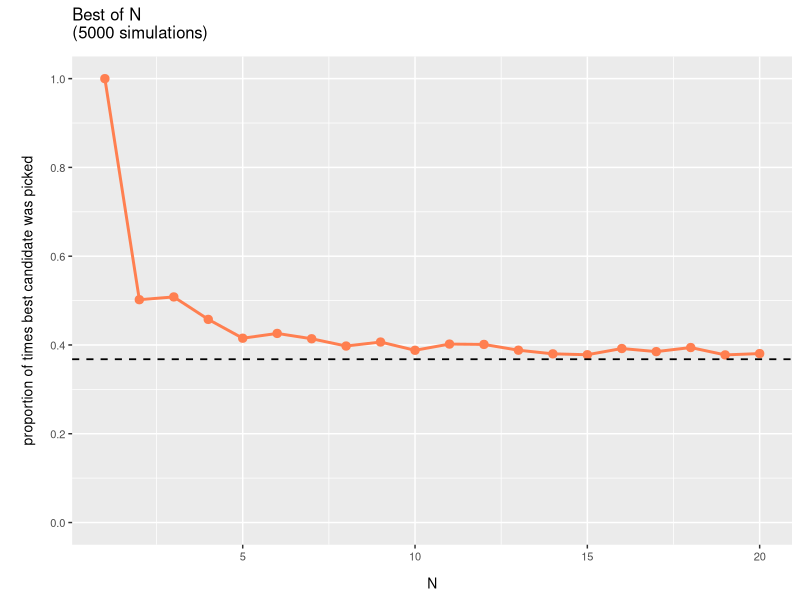
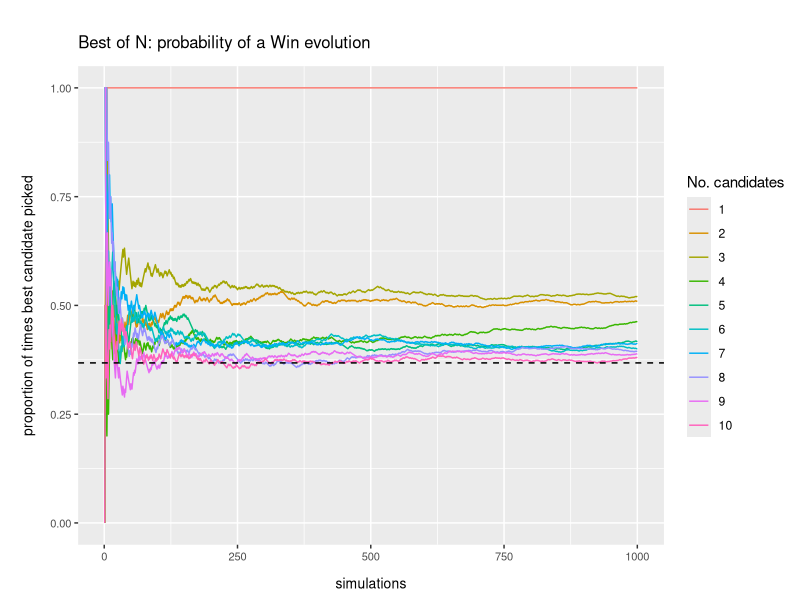
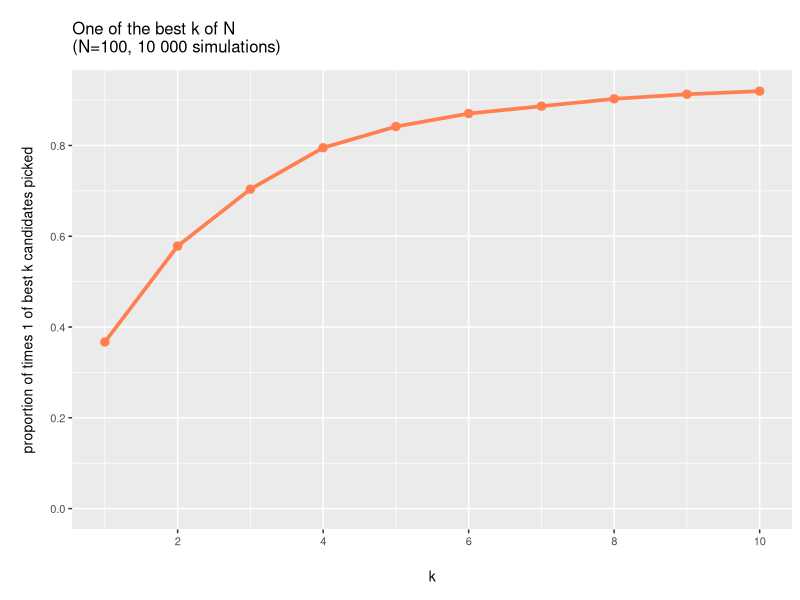
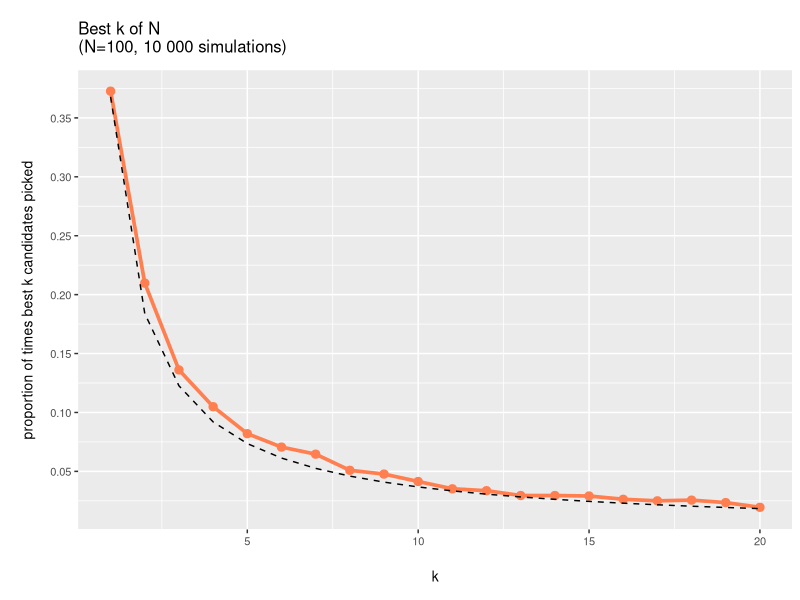

Recreate these plots in R, in order.
## ---- chunk 1
#load packages
if ( !require(ggplot2) ) install.packages("ggplot2"); library(ggplot2)
if ( !require(reshape) ) install.packages("reshape"); library(reshape)

################## Picking the best candidate out of N ########################
## run algorithm n times and count average number of Wins for different N's.
n           <- 5000
N_values    <- seq(1,20, 1)
rank_chosen <- matrix( nrow=n, ncol=length(N_values) )

for ( j in 1:length(N_values) ) {
    
    # total number of candidates
    N <- N_values[j]
    
    # calculate m*
    m_crit <- N/exp(1)
    
    for (i in 1:n) {
        # randomise the order in which candidates are interviewed
        # value = rank of candidate, where 1 is the best. 
        candidates <- sample(N, N)
        
        # candidates interviewed after m*-1th candidate
        considered_candidates   <- candidates[ceiling(m_crit):N]
        
        # score of best candidate up until and including m*-1th candidate
        if ( m_crit < 1) {
            best_so_far <- NULL
        } else {
            best_so_far <- min( candidates[1:floor(m_crit)] )
        }
        
        # if m_crit is less than 1 (N=1 or N=2) then take the first candidate 
        if ( is.null(best_so_far) ) {
            rank_chosen[i,j] <- considered_candidates[1]
            
        # if a viable option exists in remaining candidates
        } else if ( min(considered_candidates) < best_so_far) {
            cand_no <- min( which(considered_candidates < best_so_far) )
            rank_chosen[i,j] <- considered_candidates[cand_no]  
            
        # if no viable option exists, must employ final candidate
        } else {
            rank_chosen[i,j] <- candidates[N]
        }
        
    }  
    
}

# plot showing how many times we need to carry out the hiring process to really 
# reach the expected value
prob_best_evo <- matrix(nrow=n, ncol=N)
prob_best_evo[1,] <-  ifelse( rank_chosen[1,]==1, 1, 0)
for (t in 2:n) {
    prob_best_evo[t,] <- apply(rank_chosen[1:t,], 2, function(x) sum(x==1)/t)
}

### plots
# 1. plot proportion of Wins after 1000 iters for different N's
df <- data.frame(N = N_values, prob = prob_best_evo[n,])
ggplot( data=df, aes(x=N, y=prob) ) + 
    geom_line( colour="coral", size=1 ) + 
    geom_point( colour="coral", size=2.5 ) +
    geom_hline( yintercept = 1/exp(1), linetype="dashed", size=0.6) +
    scale_x_continuous( breaks=seq(0, 20, 5)) +
    scale_y_continuous( breaks=seq(0, 1, 0.2), 
                        name="proportion of times best candidate was picked" ) +
    coord_cartesian( ylim=c(0, 1) ) +
    ggtitle( "Best of N\n(5000 simulations)" ) +
    theme( plot.title = element_text(size=12, margin=margin(b=10)),
           axis.title.x = element_text(size=10, margin=margin(b=0,t=10)),
           axis.text.x  = element_text(size=8),
           axis.title.y = element_text(size=10, margin=margin(l=10, r=10)),
           axis.text.y  = element_text(size=8) )
## ---- chunk 2
# 2. plot evolution of probabilities with increasing no. of iters
# get data ready for plotting
prob_best_evo <- as.data.frame(prob_best_evo)
names(prob_best_evo) <- seq(1, N)
prob_best_evo <- cbind(simulations = 1:n, prob_best_evo )
df <- melt(prob_best_evo[1:1000,1:11], id.vars = "simulations")

# plot evolution
ggplot( df, aes(simulations, value) ) +
    geom_line( aes(colour = variable) ) +
    geom_hline( yintercept = 1/exp(1), linetype="dashed" ) +
    scale_colour_discrete( name ="No. candidates" ) +
    ylab( "proportion of times best candidate picked" ) +
    ggtitle( "Best of N: probability of a Win evolution" ) +
    theme( plot.title = element_text(size=12, margin=margin(b=10, t=20)),
           axis.title.x = element_text(size=10, margin=margin(b=0,t=10)),
           axis.text.x  = element_text(size=8),
           axis.title.y = element_text(size=10, margin=margin(l=10, r=10)),
           axis.text.y  = element_text(size=8) )
## ---- chunk 3
n           <- 10000
N           <- 100
k_values    <- seq(1,10,1)
prob_1_of_k <- rep(NA, length(k_values))

for ( i in 1:length(k_values) ) {
        
    # set k 
    k <- k_values[i]
        
    # set thresholds for given k
    thresh <- N/exp(1)
    if (k>1) {
        for (j in 2:k) {
            thresh <- c( thresh, ((j/(2*j-1))^(1/(j-1)))*N )
        }
    }
    
    rank_chosen <- rep(NA, n)
    for (iter in 1:n) {
        # randomise the order in which candidates are interviewed 
        candidates <- sample(N, N)
            
        # find minimumn in observation set
        best_so_far <- min( candidates[ 1:(floor( thresh[1] )) ] )
        
        # recursively run algorithm
        if ( k > 1 ) {
            for (t in 2:k) { #check we are subsetting candidates and not a simple 1:something vector
                
                # find best candidate in current interval
                considered_candidates <- candidates[ (ceiling( thresh[t-1] )):(floor( thresh[t] )) ]
                best_cand <- min( considered_candidates )
                
                # if candidate is better than (t-1)th best so far --> accept
                if ( best_cand < max(best_so_far) ) {
                    cand_no <- min( which(considered_candidates < max(best_so_far)) )
                    rank_chosen[iter] <- considered_candidates[cand_no]
                    break
                # otherwise update the best so far to contain the best t candidates so far    
                } else {
                    best_so_far <- sort( candidates[ 1:(floor( thresh[t] )) ] )[1:t]
                }
            }
        }
        
        # check final interval s_k:N if no candidate has been chosen yet
        if ( is.na(rank_chosen[iter]) ) {
            
            # find best candidate
            considered_candidates <- candidates[ (ceiling( thresh[k] )):N ]
            best_cand <- min( considered_candidates )
            
            # if better than kth best so far --> accept
            if ( best_cand < max(best_so_far) ) {
                cand_no <- min( which(considered_candidates < max(best_so_far)) )
                rank_chosen[iter] <- considered_candidates[cand_no] 
            } else {
                rank_chosen[iter] <- candidates[N]
            }
        }  
    }
    
    # count how many times the candidate selected was actually in the top k
    prob_1_of_k[i] <- mean( rank_chosen %in% 1:k )
    
}    


### plots
# 4. plot probability of a Win 
df <- data.frame(k = k_values, prob = prob_1_of_k)
ggplot( data=df, aes(x=k, y=prob) ) + 
    geom_line( colour="coral", size=1.25 ) + 
    geom_point( colour="coral", size=2.5 ) +
    scale_x_continuous( breaks=seq(0, 10, 2), minor_breaks = seq(0, 10, 1) ) +
    scale_y_continuous( breaks=seq(0, 1, 0.2), 
                        name="proportion of times 1 of best k candidates picked" ) +
    expand_limits(y=0) +
    ggtitle( "One of the best k of N\n(N=100, 10 000 simulations)" ) +
    theme( plot.title = element_text(size=12, margin=margin(t=10, b=10)),
           axis.title.x = element_text(size=10, margin=margin(b=5, t=16)),
           axis.text.x  = element_text(size=8),
           axis.title.y = element_text(size=10, margin=margin(l=10, r=10)),
           axis.text.y  = element_text(size=8) )
## ---- chunk 4
n           <- 10000
N_values    <- 100
k_values    <- seq(1,20, 1)
prob_best_k <- rep(NA, length(k_values))

for ( j in 1:length(k_values) ) {
    
    # set k
    k <- k_values[j]
    
    # total number of candidates
    #N <- N_values[j]
    N <- N_values
    
    # calculate m*
    m_crit <- N/(k*exp(1)^(1/k))
    
    #initialise matrix for saving the ranks of the chosen candidates
    rank_chosen <- matrix( nrow=n, ncol=k )
    
    for (i in 1:n) {
        # randomise the order in which candidates are interviewed 
        candidates <- sample(N, N)
        
        # candidates interviewed after m*-1th candidate
        considered_candidates   <- candidates[ceiling(m_crit):N]
        
        # score of best candidate up until and including m*-1th candidate
        if ( m_crit < 1) {
            threshold <- NULL
        } else {
            threshold <- min( candidates[1:floor(m_crit)] )
        }
        
        # choose candidates:
        # if m_crit is less than 1 (N=1 or N=2), take the first k candidates 
        if ( is.null(threshold) ) {
            rank_chosen[i,1:k] <- considered_candidates[1:k]
            
        # if k or more viable candidates exist (ie threshold >= k+1), employ first k of them
        } else if ( sum(considered_candidates < threshold) >= k) {
            for (t in 1:k) {
                
                #find first viable candidate in remaining candidates
                cand_no <- min( which(considered_candidates < threshold) )
                rank_chosen[i,t] <- considered_candidates[cand_no] 
                
                # update candidates interviewd afterwards
                considered_candidates <- considered_candidates[-(1:cand_no)]
            }
            
        # if less than k viable options exist (ie the threshold is <= k) it is impossible to hire the best k candidates 
        } else {
            # insert dummy values (that aren't 1:k)
            rank_chosen[i,1:k] <- rep(100,k)
        }
        
    }  
    
    # proportion of times the top k candidates were picked
    prob_best_k[j] <- mean( apply(rank_chosen, 1, function(x) all(x %in% (1:k))) ) 
}

### plots
# 3. plot probability of a Win 
theoret_prob <- data.frame( k=k_values, probs=exp(-1)/k_values )
df <- data.frame(k = k_values, prob = prob_best_k)
ggplot( data=df, aes(x=k, y=prob) ) + 
    geom_line( colour="coral", size=1.25 ) + 
    geom_point( colour="coral", size=2.5 ) +
    geom_line( data=theoret_prob, aes(x=k_values, y=probs), linetype="dashed" ) +
    scale_x_continuous( breaks=seq(0, 20, 5) ) +
    scale_y_continuous( breaks=seq(0,0.4, 0.05), 
                        name="proportion of times best k candidates picked" ) +
    ggtitle( "Best k of N\n(N=100, 10 000 simulations)" ) +
    theme( plot.title = element_text(size=12, margin=margin(t=10, b=10)),
           axis.title.x = element_text(size=10, margin=margin(b=5, t=16)),
           axis.text.x  = element_text(size=8),
           axis.title.y = element_text(size=10, margin=margin(l=10, r=10)),
           axis.text.y  = element_text(size=8) )
